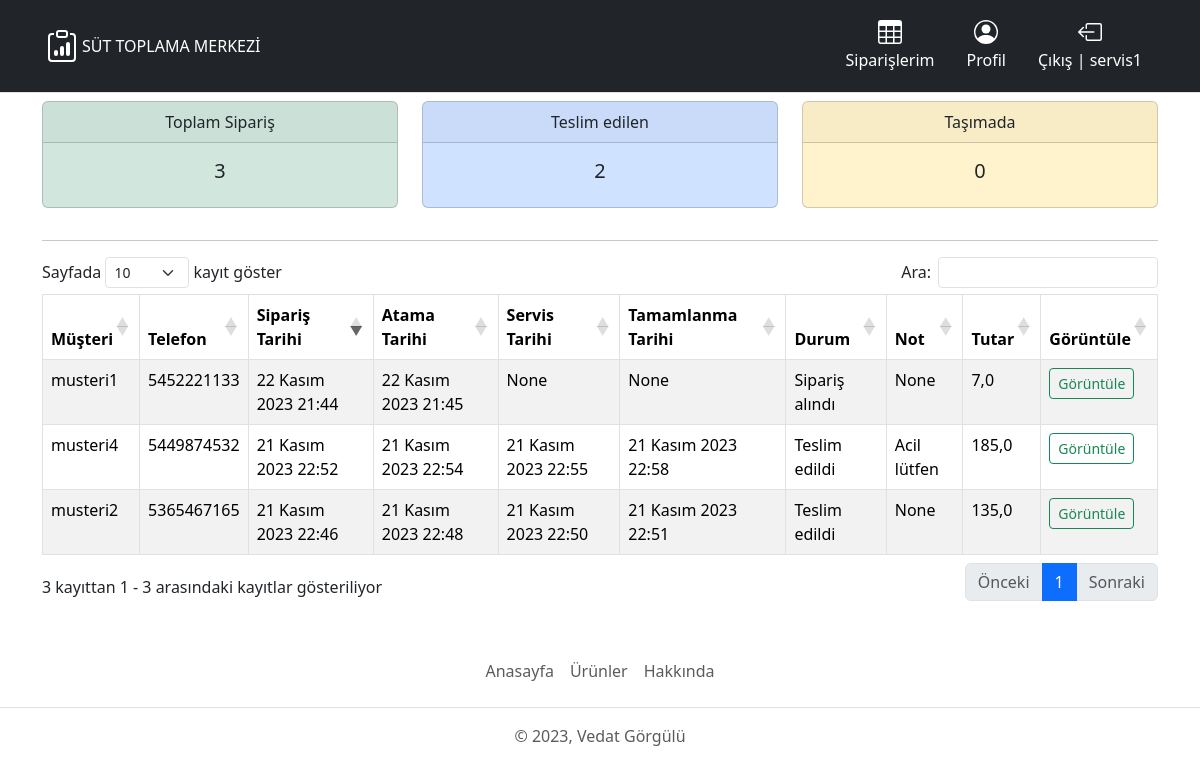
The app's page /mainboard/service/ (signed in), older data.
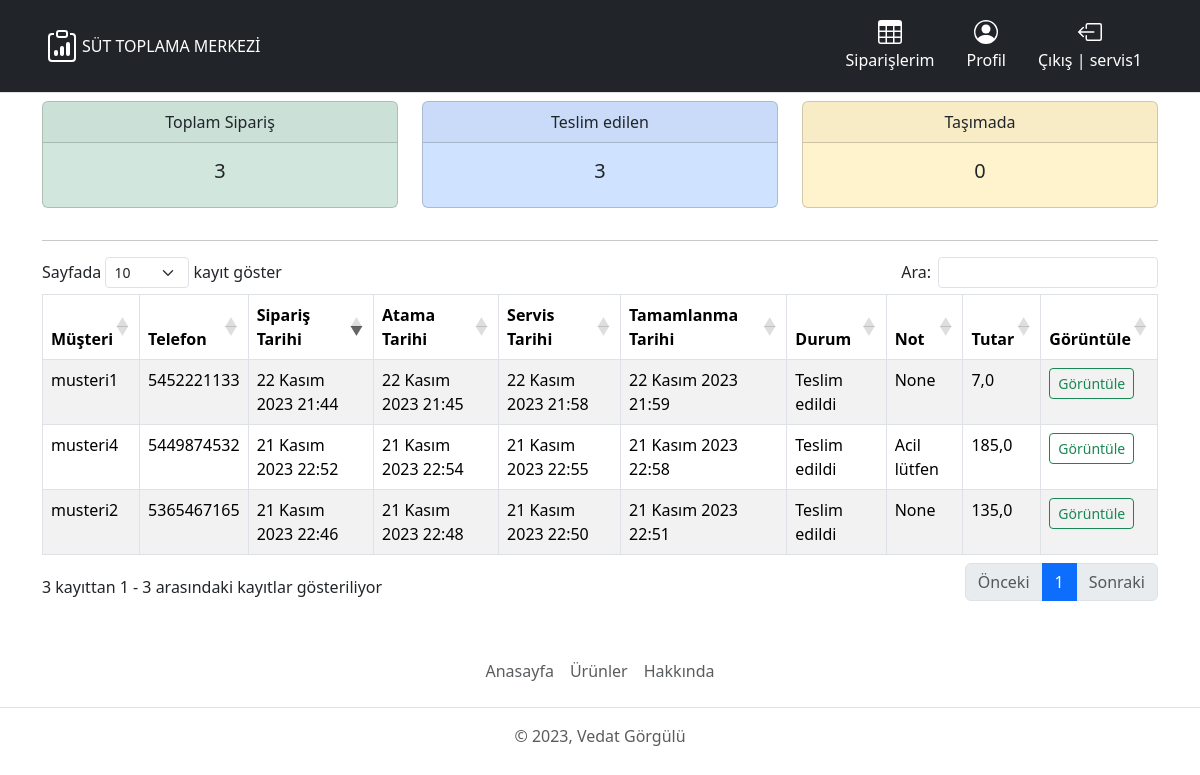
The same page, newer data.
### store/models.py (models this page shows, shortened)
class Order(models.Model):
    ORDER_STATUS = (
        ('Recived', 'Sipariş alındı'),
        ('Assigned', 'Servise atandı'),
        ('Transporting', 'Taşımada'),
        ('Delivered', 'Teslim edildi'),
    )
    transaction_id = models.CharField(max_length=200, null=True)
    customer = models.ForeignKey(
        Customer, null=True, on_delete=models.SET_NULL)
    service = models.ForeignKey(Service, null=True, on_delete=models.SET_NULL)
    date_ordered = models.DateTimeField(auto_now_add=True, null=True)
    complete = models.BooleanField(default=False, null=True, blank=False)
    status = models.CharField(max_length=20, null=True,
                              choices=ORDER_STATUS, default='Sipariş alındı')
    note = models.CharField(max_length=500, null=True, blank=True)
    assign_date = models.DateTimeField(
        verbose_name='Servise atama tarihi', null=True)
    service_date = models.DateTimeField(
        verbose_name='Servise başlama tarihi', null=True)
    delivery_date = models.DateTimeField(
        verbose_name='Teslim tarihi', null=True)
    service_time = models.IntegerField(default=0)
    delivery_time = models.IntegerField(default=0)
    is_delivered = models.BooleanField(
        verbose_name='Teslimat', default=False, null=True, blank=False)
    address = LocationField(verbose_name='Siparişin Konumu', null=True, blank=False, map_attrs={
                            'placeholder': 'Haritadan konum seçiniz.',
                            'center': [38.59821903435276, 27.350622679963262],
                            })
    @property
    def get_cart_total(self):
        order_items = self.orderitem_set.all()
        total_price = float(sum([item.get_total for item in order_items]))
        return total_price
    def get_absolute_url(self):
        return reverse('store:detail', kwargs={'id': self.id})
    class Meta:
        ordering = ['-date_ordered']
        permissions = (
            ('is_operator', 'Operator yetkisine sahip'),
            ('is_service', 'Servis görevlisi yetkisine sahip'),
        )

class Customer(models.Model):
    user = models.OneToOneField(
        User, on_delete=models.CASCADE, null=True, blank=True)
    name = models.CharField(max_length=200, null=True)
    phone = models.CharField(max_length=15, null=True)
    email = models.CharField(max_length=200, null=True)
    profile_pic = models.ImageField(
        default='person-circle.svg', null=True, blank=True)

class OrderItem(models.Model):
    product = models.ForeignKey(
        Product, on_delete=models.SET_NULL, blank=True, null=True)
    order = models.ForeignKey(
        Order, on_delete=models.CASCADE, blank=True, null=True)
    quantity = models.IntegerField(default=0, blank=True, null=True)
    date_added = models.DateTimeField(auto_now_add=True)
    @property
    def get_total(self):
        total = self.product.price * self.quantity
        return total

class Product(models.Model):
    name = models.CharField(max_length=200, null=True)
    description = models.CharField(max_length=200, null=True)
    price = models.DecimalField(max_digits=7, decimal_places=2)
    image = models.ImageField(null=True, blank=True)

### suttoplamaapp/decorators.py (the view)
        def wrapper_func(request, *args, **kwargs):
            group = None
            if request.user.groups.exists():
                group = request.user.groups.all()[0].name
            if group in allowed_roles:
                return view_func(request, *args, **kwargs)
            else:
                return HttpResponse('Bu işlemi yapamaya yetkili değilsiniz!')

### mainboard/views.py (called while the page is built)
@login_required(login_url='account:login')
@allowed_users(allowed_roles=['service'])
def service_page(request):
    orders = request.user.service.order_set.all()
    total_orders = orders.count()
    delivered = orders.filter(status='Teslim edildi').count()
    transporting = orders.filter(status='Taşımada').count()
    context = {
        'orders': orders,
        'total_orders': total_orders,
        'delivered': delivered,
        'transporting': transporting,
    }
    return render(request, 'mainboard/service.html', context=context)

### mainboard/templates/mainboard/service.html (shortened to what this page needs)
{% extends 'base.html' %}
{% block content %}
  {% include 'mainboard/partials/_status.html' %}
  <hr />
  <div class="row">
    <div class="col-md">
      <div class="table-responsive">
        <table id="serviceDataTable" class="table table-striped table-bordered">
          <thead class="table">
            <th>Müşteri</th>
            <th>Telefon</th>
            <th>Sipariş Tarihi</th>
            <th>Atama Tarihi</th>
            <th>Servis Tarihi</th>
            <th>Tamamlanma Tarihi</th>
            <th>Durum</th>
            <th>Not</th>
            <th>Tutar</th>
            <th>Görüntüle</th>
          </thead>
          <tbody>
            {% for order in orders %}
              <tr>
                <td>{{ order.customer.name }}</td>
                <td>{{ order.customer.phone }}</td>
                <td>{{ order.date_ordered }}</td>
                <td>{{ order.assign_date }}</td>
                <td>{{ order.service_date }}</td>
                <td>{{ order.delivery_date }}</td>
                <td>{{ order.status }}</td>
                <td>{{ order.note }}</td>
                <td>{{ order.get_cart_total }}</td>
                <td>
                  <a class="btn btn btn-outline-success btn-sm" href="{{ order.get_absolute_url }}">Görüntüle</a>
                </td>
              </tr>
            {% endfor %}
          </tbody>
        </table>
      </div>
    </div>
  </div>
{% endblock %}

Row changes from the older to the newer data that the page shows:
changed Order "musteri1": service_date "None" → "22 Kasım 2023 21:58"; delivery_date "None" → "22 Kasım 2023 21:59"; status "Sipariş alındı" → "Teslim edildi"
Text that changed along with them:
{{ delivered }}: "2" → "3"
